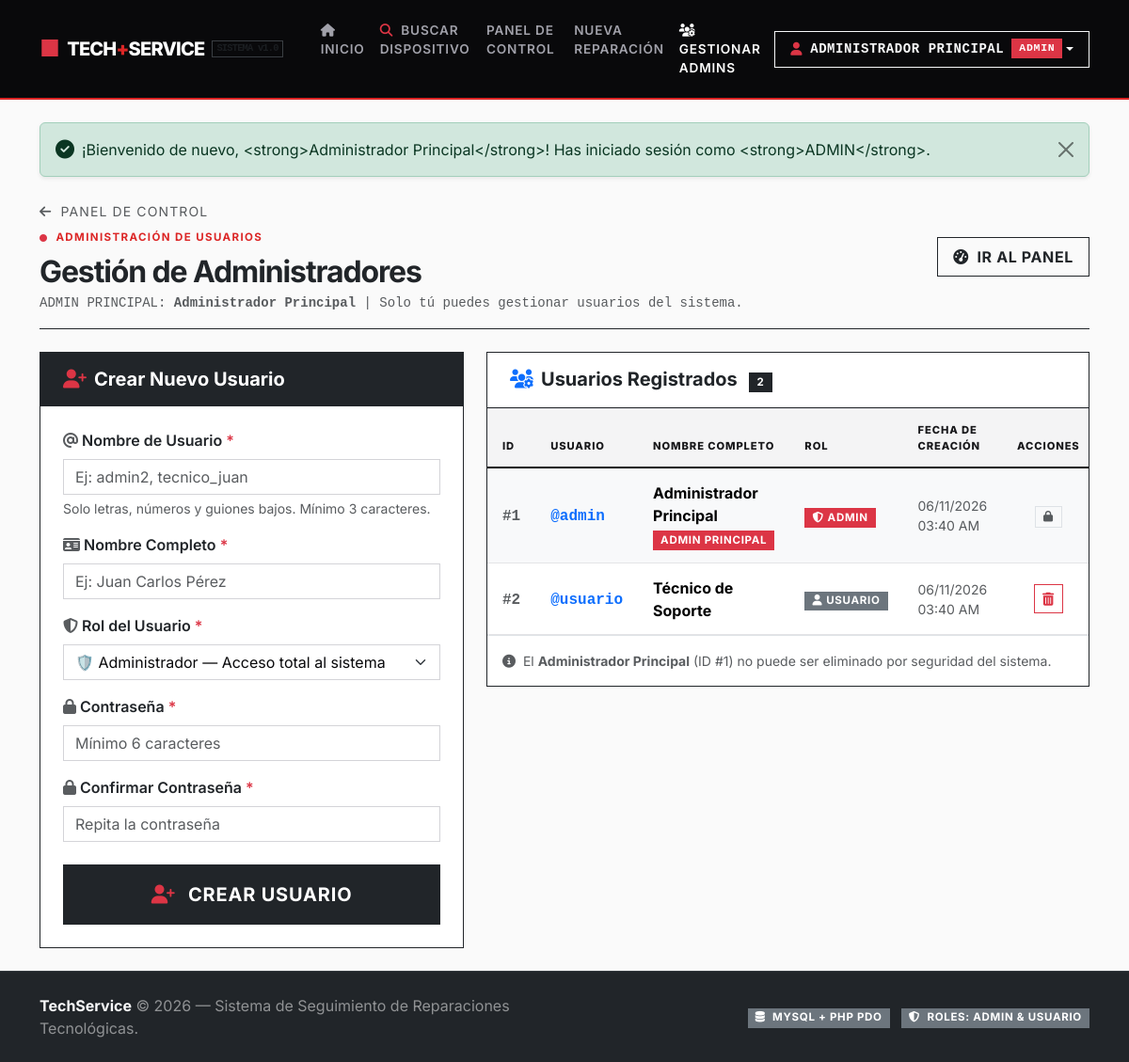
/admin/admins.php (signed in), run on the app's committed database.
### tables this page shows
CREATE TABLE `usuarios` (
  `id` INT AUTO_INCREMENT PRIMARY KEY,
  `usuario` VARCHAR(50) NOT NULL UNIQUE,
  `password` VARCHAR(255) NOT NULL,
  `nombre` VARCHAR(100) NOT NULL,
  `rol` ENUM('admin', 'usuario') NOT NULL DEFAULT 'usuario',
  `creado_en` DATETIME NOT NULL DEFAULT CURRENT_TIMESTAMP
);

### config/auth.php (called while the page is built, shortened)
<?php
function isLoggedIn(): bool {
    return isset($_SESSION['usuario_id']) && !empty($_SESSION['usuario_id']);
}
function currentUser(): ?array {
    return [
        'id'      => $_SESSION['usuario_id'],
        'usuario' => $_SESSION['usuario_nombre_usuario'] ?? '',
        'nombre'  => $_SESSION['usuario_nombre'] ?? '',
        'rol'     => $_SESSION['usuario_rol'] ?? 'usuario',
    ];
}
function isAdmin(): bool {
    return isLoggedIn() && (($_SESSION['usuario_rol'] ?? '') === 'admin');
}

### admin/admins.php (the view, shortened to what this page needs)
<?php
$basePath = '../';
require_once __DIR__ . '/../config/db.php';
require_once __DIR__ . '/../config/auth.php';
require_once __DIR__ . '/../config/helpers.php';
$currentUser = currentUser();
try {
    $stmtAdmins = $pdo->query("SELECT id, usuario, nombre, rol, creado_en FROM usuarios ORDER BY id ASC");
    $admins = $stmtAdmins->fetchAll();
} catch (PDOException $e) {
    $admins = [];
    setFlash('danger', 'Error al obtener la lista de administradores.');
}
include __DIR__ . '/../includes/header.php';
?>
<div class="d-flex flex-wrap align-items-center justify-content-between gap-3 mb-4 pb-3 border-bottom border-dark">
    <div>
        <a href="dashboard.php" class="text-decoration-none text-muted small text-uppercase letter-spacing-1">
            <i class="fas fa-arrow-left me-1"></i> Panel de Control
        </a>
        <span class="swiss-eyebrow d-block mt-2"><i class="fas fa-circle text-danger me-2" style="font-size: 8px;"></i>ADMINISTRACIÓN DE USUARIOS</span>
        <h2 class="fw-bold mb-1 letter-spacing-tight text-dark">
            Gestión de Administradores
        </h2>
        <p class="text-muted small mb-0 font-monospace">
            ADMIN PRINCIPAL: <strong><?= e($currentUser['nombre']); ?></strong> | Solo tú puedes gestionar usuarios del sistema.
        </p>
    </div>
    <div>
        <a href="dashboard.php" class="btn btn-outline-dark fw-bold text-uppercase letter-spacing-1 px-3 py-2 rounded-0">
            <i class="fas fa-tachometer-alt me-1"></i> Ir al Panel
        </a>
    </div>
</div>
<div class="row g-4">
    <div class="col-lg-5">
        <div class="card card-custom border border-dark rounded-0">
            <div class="card-header bg-dark text-white py-3 border-bottom border-dark rounded-0">
                <h5 class="mb-0 fw-bold">
                    <i class="fas fa-user-plus me-2 text-danger"></i>Crear Nuevo Usuario
                </h5>
            </div>
            <div class="card-body p-4">
                <form method="POST" action="admins.php" novalidate>
                    <div class="mb-3">
                        <label for="nuevo_usuario" class="form-label fw-semibold">
                            <i class="fas fa-at text-muted me-1"></i>Nombre de Usuario <span class="text-danger">*</span>
                        </label>
                        <input type="text" class="form-control" id="nuevo_usuario" name="nuevo_usuario"
                               value="<?= e($_POST['nuevo_usuario'] ?? ''); ?>"
                               placeholder="Ej: admin2, tecnico_juan" required minlength="3"
                               pattern="[a-zA-Z0-9_]+">
                        <div class="form-text text-muted small">Solo letras, números y guiones bajos. Mínimo 3 caracteres.</div>
                    </div>
                    <div class="mb-3">
                        <label for="nuevo_nombre" class="form-label fw-semibold">
                            <i class="fas fa-id-card text-muted me-1"></i>Nombre Completo <span class="text-danger">*</span>
                        </label>
                        <input type="text" class="form-control" id="nuevo_nombre" name="nuevo_nombre"
                               value="<?= e($_POST['nuevo_nombre'] ?? ''); ?>"
                               placeholder="Ej: Juan Carlos Pérez" required minlength="3">
                    </div>
                    <div class="mb-3">
                        <label for="nuevo_rol" class="form-label fw-semibold">
                            <i class="fas fa-shield-alt text-muted me-1"></i>Rol del Usuario <span class="text-danger">*</span>
                        </label>
                        <select class="form-select" id="nuevo_rol" name="nuevo_rol" required>
                            <option value="admin" <?= (($_POST['nuevo_rol'] ?? 'admin') === 'admin') ? 'selected' : ''; ?>>
                                🛡️ Administrador — Acceso total al sistema
                            </option>
                        </select>
                    </div>
                    <div class="mb-3">
                        <label for="nuevo_password" class="form-label fw-semibold">
                            <i class="fas fa-lock text-muted me-1"></i>Contraseña <span class="text-danger">*</span>
                        </label>
                        <input type="password" class="form-control" id="nuevo_password" name="nuevo_password"
                               placeholder="Mínimo 6 caracteres" required minlength="6">
                    </div>
                    <div class="mb-4">
                        <label for="confirmar_password" class="form-label fw-semibold">
                            <i class="fas fa-lock text-muted me-1"></i>Confirmar Contraseña <span class="text-danger">*</span>
                        </label>
                        <input type="password" class="form-control" id="confirmar_password" name="confirmar_password"
                               placeholder="Repita la contraseña" required minlength="6">
                    </div>
                    <div class="d-grid">
                        <button type="submit" class="btn btn-dark btn-lg fw-bold text-uppercase letter-spacing-1 rounded-0 py-3">
                            <i class="fas fa-user-plus me-2 text-danger"></i> Crear Usuario
                        </button>
                    </div>
                </form>
            </div>
        </div>
    </div>
    <div class="col-lg-7">
        <div class="card card-custom border border-dark rounded-0">
            <div class="card-header bg-white py-3 d-flex justify-content-between align-items-center border-bottom border-dark">
                <h5 class="mb-0 fw-bold text-dark">
                    <i class="fas fa-users-cog me-2 text-primary"></i>Usuarios Registrados
                    <span class="badge bg-dark ms-2"><?= count($admins); ?></span>
                </h5>
            </div>
            <div class="table-responsive">
                <table class="table table-hover table-custom align-middle mb-0">
                    <thead>
                        <tr>
                            <th style="width: 50px;">ID</th>
                            <th>Usuario</th>
                            <th>Nombre Completo</th>
                            <th>Rol</th>
                            <th>Fecha de Creación</th>
                            <th class="text-center" style="width: 100px;">Acciones</th>
                        </tr>
                    </thead>
                    <tbody>
                        <?php if (!empty($admins)): ?>
                            <?php foreach ($admins as $admin): ?>
                                <tr class="<?= ((int)$admin['id'] === 1) ? 'table-light' : ''; ?>">
                                    <td>
                                        <span class="font-monospace fw-bold text-muted">#<?= $admin['id']; ?></span>
                                    </td>
                                    <td>
                                        <span class="font-monospace fw-bold text-primary">@<?= e($admin['usuario']); ?></span>
                                    </td>
                                    <td>
                                        <div class="fw-bold"><?= e($admin['nombre']); ?></div>
                                        <?php if ((int)$admin['id'] === 1): ?>
                                            <span class="badge bg-danger small">ADMIN PRINCIPAL</span>
                                        <?php endif; ?>
                                    </td>
                                    <td>
                                        <?php if ($admin['rol'] === 'admin'): ?>
                                            <span class="badge bg-danger"><i class="fas fa-shield-alt me-1"></i>ADMIN</span>
                                        <?php else: ?>
                                            <span class="badge bg-secondary"><i class="fas fa-user me-1"></i>USUARIO</span>
                                        <?php endif; ?>
                                    </td>
                                    <td>
                                        <div class="small text-muted"><?= formatDate($admin['creado_en']); ?></div>
                                    </td>
                                    <td class="text-center">
                                        <?php if ((int)$admin['id'] !== 1): ?>
                                            <a href="admins.php?eliminar=<?= $admin['id']; ?>"
                                               class="btn btn-sm btn-outline-danger btn-eliminar-admin"
                                               data-nombre="<?= e($admin['nombre']); ?>"
                                               data-usuario="<?= e($admin['usuario']); ?>"
                                               title="Eliminar usuario">
                                                <i class="fas fa-trash-alt"></i>
                                            </a>
                                        <?php else: ?>
                                            <span class="badge bg-light text-muted border" title="No eliminable">
                                                <i class="fas fa-lock"></i>
                                            </span>
                                        <?php endif; ?>
                                    </td>
                                </tr>
                            <?php endforeach; ?>
                        <?php endif; ?>
                    </tbody>
                </table>
            </div>
            <div class="card-footer bg-white py-3 text-muted small border-top">
                <i class="fas fa-info-circle me-1"></i>
                El <strong>Administrador Principal</strong> (ID #1) no puede ser eliminado por seguridad del sistema.
            </div>
        </div>
    </div>
</div>
<?php include __DIR__ . '/../includes/footer.php'; ?>

### includes/navbar.php (shortened to what this page needs)
<?php
$user = currentUser();
$currentPage = basename($_SERVER['PHP_SELF']);
?>
<nav class="navbar navbar-expand-lg navbar-dark navbar-custom sticky-top">
    <div class="container">
        <a class="navbar-brand d-flex align-items-center" href="<?= $basePath; ?>index.php">
            <span class="me-2 text-danger fw-black fs-4" style="line-height: 1;">■</span>
            <span>TECH<span class="swiss-cross">+</span>SERVICE</span>
            <span class="ms-2 px-1 text-muted border border-secondary border-opacity-50 font-monospace" style="font-size: 0.65rem;">SISTEMA v1.0</span>
        </a>
        <div class="collapse navbar-collapse" id="navbarMain">
            <ul class="navbar-nav me-auto mb-2 mb-lg-0 ms-lg-3">
                <li class="nav-item">
                    <a class="nav-link <?= ($currentPage === 'index.php' && (!isset($activeTab) || $activeTab === 'inicio')) ? 'active' : ''; ?> js-goto-inicio" href="<?= $basePath; ?>index.php">
                        <i class="fas fa-home me-1"></i> Inicio
                    </a>
                </li>
                <li class="nav-item">
                    <a class="nav-link <?= ($currentPage === 'index.php' && (isset($activeTab) && $activeTab === 'buscar')) ? 'active' : ''; ?> js-goto-search" href="<?= $basePath; ?>index.php?tab=buscar">
                        <i class="fas fa-search me-1 text-danger"></i> Buscar Dispositivo
                    </a>
                </li>
                <?php if (isLoggedIn()): ?>
                    <li class="nav-item">
                        <a class="nav-link <?= ($currentPage === 'dashboard.php') ? 'active' : ''; ?>" href="<?= $basePath; ?>admin/dashboard.php">
                            Panel de Control
                        </a>
                    </li>
                    <li class="nav-item">
                        <a class="nav-link <?= ($currentPage === 'nuevo.php') ? 'active' : ''; ?>" href="<?= $basePath; ?>admin/nuevo.php">
                            Nueva Reparación
                        </a>
                    </li>
                    <?php if (isAdmin() && $user && (int)$user['id'] === 1): ?>
                        <li class="nav-item">
                            <a class="nav-link <?= ($currentPage === 'admins.php') ? 'active' : ''; ?>" href="<?= $basePath; ?>admin/admins.php">
                                <i class="fas fa-users-cog me-1"></i> Gestionar Admins
                            </a>
                        </li>
                    <?php endif; ?>
                <?php endif; ?>
            </ul>
            <div class="d-flex align-items-center gap-2">
                <?php if (isLoggedIn()): ?>
                    <div class="dropdown">
                        <button class="btn btn-outline-light btn-sm rounded-0 dropdown-toggle d-flex align-items-center py-2 px-3 text-uppercase letter-spacing-1 font-monospace" type="button" id="userMenuBtn" data-bs-toggle="dropdown" aria-expanded="false">
                            <i class="fas fa-user me-2 text-danger"></i>
                            <span class="me-2"><?= e($user['nombre']); ?></span>
                            <span class="badge <?= ($user['rol'] === 'admin') ? 'bg-danger' : 'bg-secondary'; ?>">
                                <?= e($user['rol']); ?>
                            </span>
                        </button>
                    </div>
                <?php else: ?>
                    <a href="<?= $basePath; ?>login.php" class="btn btn-danger btn-sm text-white fw-bold px-3 py-2 rounded-0 text-uppercase letter-spacing-1">
                        <i class="fas fa-lock me-1"></i> Iniciar Sesión
                    </a>
                <?php endif; ?>
            </div>
        </div>
    </div>
</nav>

### data on the page
usuarios: nombre "ADMINISTRADOR PRINCIPAL", rol "ADMIN", nombre "Administrador Principal", id "1", usuario "admin", shows "ADMIN PRINCIPAL", creado_en "06/11/2026 03:40 AM"
usuarios: id "2", usuario "usuario", nombre "Técnico de Soporte", rol "usuario" (drawn), creado_en "06/11/2026 03:40 AM"

### other printed values
$message "¡Bienvenido de nuevo, <strong>Administrador Principal</strong>! Has iniciado sesión como <strong>ADMIN</strong>."
count($admins) "2"
